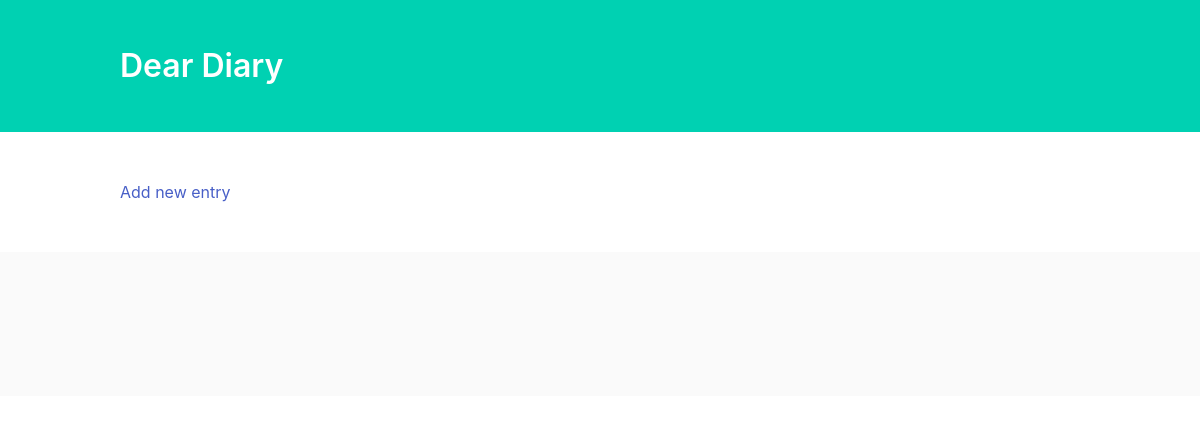
The app's page /, older data.
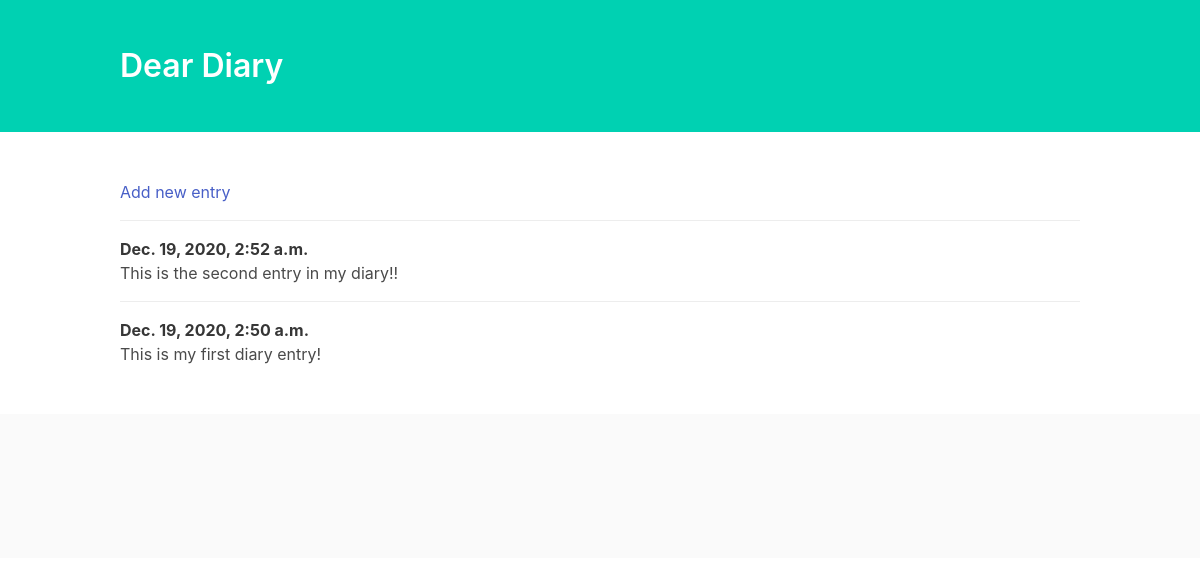
The same page, newer data.
### entries/models.py (models this page shows, shortened)
class Entry(models.Model):
    text = models.TextField()
    date_posted = models.DateTimeField(auto_now_add=True)

### entries/views.py (the view)
# urls.py: path('', views.index, name='home'),
def index(request):
    entries = Entry.objects.order_by('-date_posted')
    return render(request, 'entries/index.html', {'entries': entries})

### entries/templates/entries/index.html (shortened to what this page needs)
<!DOCTYPE html>
<html lang="en">
<head>
    <link rel="stylesheet" href="https://cdnjs.cloudflare.com/ajax/libs/bulma/0.6.2/css/bulma.min.css" />
</head>
<body>
    <section class="hero is-primary">
        <div class="hero-body">
            <div class="container">
                <h1 class="title">
                    Dear Diary
                </h1>
            </div>
        </div>
    </section>
    <section class="section">
        <div class="container">
            <article class="media">
                <div class="media-content">
                    <div class="content">
                        <a href="{% url 'add' %}">Add new entry</a>
                    </div>
                </div>
            </article>
            {% for entry in entries %}
            <article class="media">
                <div class="media-content">
                    <div class="content">
                        <p>
                            <strong>{{ entry.date_posted }}</strong>
                            <br> {{ entry.text }}
                        </p>
                    </div>
                </div>
            </article>
            {% endfor %}
        </div>
    </section>
    <footer class="footer">
    </footer>
</body>
</html>

Row changes from the older to the newer data that the page shows:
added Entry: date_posted "Dec. 19, 2020, 2:52 a.m.", text "This is the second entry in my diary!!"
added Entry: date_posted "Dec. 19, 2020, 2:50 a.m.", text "This is my first diary entry!"
